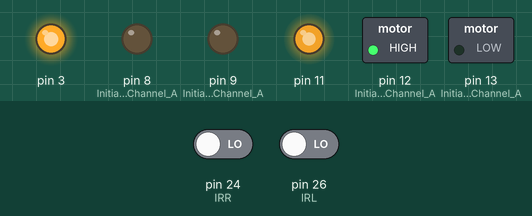
This sketch was run on a simulated Arduino Mega 2560, built with avr-gcc and run on an emulated ATmega2560. Shown: switched loads named in the sketch (green lamp = pin HIGH), output pins drawn as LEDs (lit = HIGH). Inputs (shaded band) come from the test bench; at power-on: pin 24 (IRR) LOW, pin 26 (IRL) LOW. What the sketch prints to the serial monitor is not drawn.

Above: at 1.2 s.
1.3 s: pin 24 (IRR) driven HIGH
At 2.0 s:
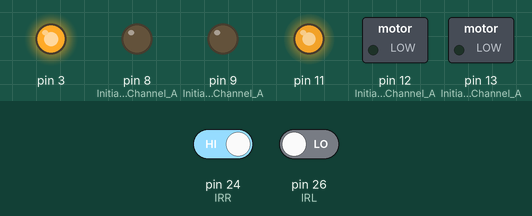
2.8 s: pin 24 (IRR) driven LOW
At 3.2 s:
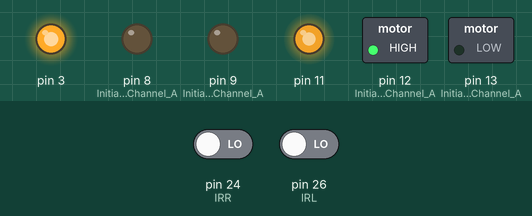
4.3 s: pin 26 (IRL) driven HIGH
At 5.5 s:
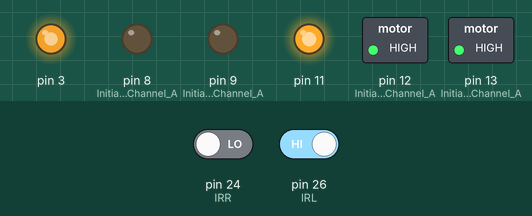
5.8 s: pin 26 (IRL) driven LOW
At 6.6 s:
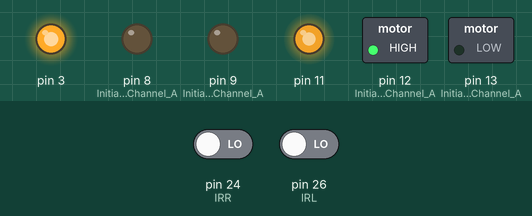
7.3 s: pin 24 (IRR) driven HIGH
At 7.8 s:
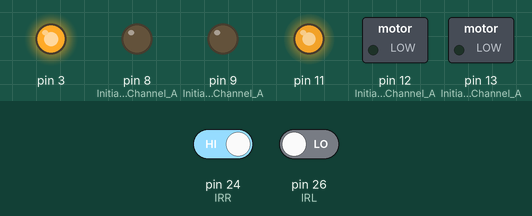
Timing chart, 0 to 9.8 s (numbered marks = the images above; inputs shaded):
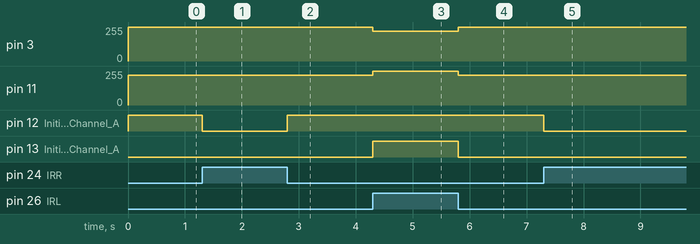

The sketch:

sketch_feb25a.ino
```cpp
int IRR = 24;
int IRL = 26;

void setup() {
  // put your setup code here, to run once:
  Serial.begin(9600);
  Serial.print("Starting...\n");
  pinMode(IRR, INPUT);
  pinMode(IRL, INPUT);

  pinMode(12, OUTPUT); //Initiates Motor Channel A pin
  pinMode(9, OUTPUT); //Initiates Brake Channel A pin

  //Setup Channel B
  pinMode(13, OUTPUT); //Initiates Motor Channel A pin
  pinMode(8, OUTPUT);  //Initiates Brake Channel A pin
}

void loop() {
  // put your main code here, to run repeatedly:
  int valR = digitalRead(IRR);
  int valL = digitalRead(IRL);
  /*if (valR == 1 && valL == 1) {
    digitalWrite(12, LOW); //Establishes forward direction of Channel A
    digitalWrite(9, HIGH);   //Disengage the Brake for Channel A
    analogWrite(3, 0);   //Spins the motor on Channel A at full speed

    //Motor B backward @ half speed
    digitalWrite(13, HIGH);  //Establishes backward direction of Channel B
    digitalWrite(8, LOW);   //Disengage the Brake for Channel B
    analogWrite(11, 225);    //Spins the motor on Channel B at half speed
  } else*/ if(valR == 1) {
    digitalWrite(12, LOW); //Establishes forward direction of Channel A
    digitalWrite(9, LOW);   //Disengage the Brake for Channel A
    analogWrite(3, 255);   //Spins the motor on Channel A at full speed

    //Motor B backward @ half speed
    digitalWrite(13, LOW);  //Establishes backward direction of Channel B
    digitalWrite(8, LOW);   //Disengage the Brake for Channel B
    analogWrite(11, 225);    //Spins the motor on Channel B at half speed
  } else if(valL == 1) {
    digitalWrite(12, HIGH); //Establishes forward direction of Channel A
    digitalWrite(9, LOW);   //Disengage the Brake for Channel A
    analogWrite(3, 225);   //Spins the motor on Channel A at full speed

    //Motor B backward @ half speed
    digitalWrite(13, HIGH);  //Establishes backward direction of Channel B
    digitalWrite(8, LOW);   //Disengage the Brake for Channel B
    analogWrite(11, 255);    //Spins the motor on Channel B at half speed
  } else {
    digitalWrite(12, HIGH); //Establishes forward direction of Channel A
    digitalWrite(9, LOW);   //Disengage the Brake for Channel A
    analogWrite(3, 255);   //Spins the motor on Channel A at full speed

    digitalWrite(13, LOW);  //Establishes backward direction of Channel B
    digitalWrite(8, LOW);   //Disengage the Brake for Channel B
    analogWrite(11, 225);    //Spins the motor on Channel B at half speed
  }
}
```

Measured:
- after the input at 1.3 s, pin 12 (Initiates_Motor_Channel_A): HIGH → LOW at once
- after the input at 2.8 s, pin 12 (Initiates_Motor_Channel_A): LOW → HIGH at once
- after the input at 4.3 s, pin 3: 255/255 → 225/255 at once; pin 11: 225/255 → 255/255 at once; pin 13 (Initiates_Motor_Channel_A): LOW → HIGH at once
- after the input at 5.8 s, pin 3: 225/255 → 255/255 at once; pin 11: 255/255 → 225/255 at once; pin 13 (Initiates_Motor_Channel_A): HIGH → LOW at once
- after the input at 7.3 s, pin 12 (Initiates_Motor_Channel_A): HIGH → LOW at once
